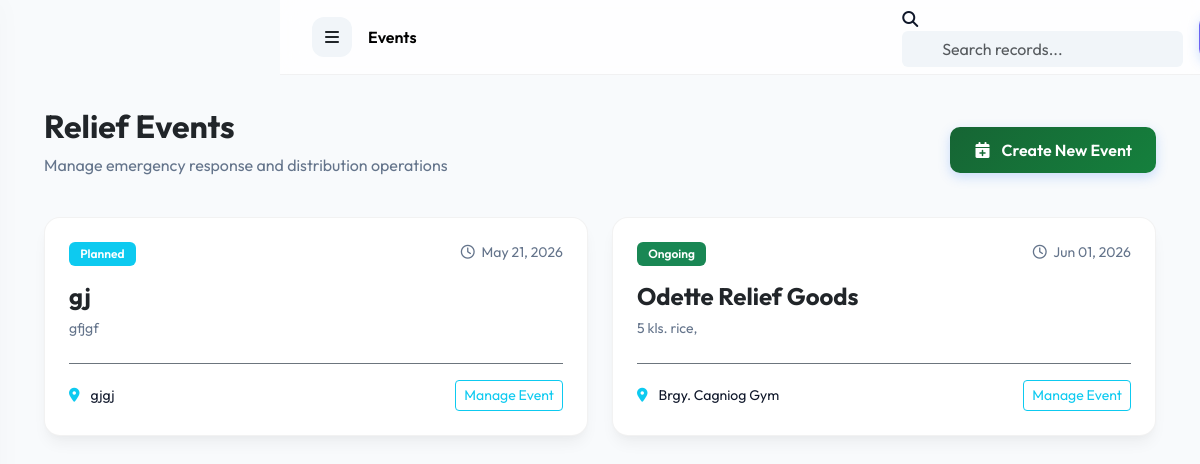
The app's page /events/ (signed in) with its own data.
### events/models.py (models this page shows, shortened)
class ReliefEvent(models.Model):
    STATUS_CHOICES = (
        ('PLANNED', 'Planned'),
        ('ONGOING', 'Ongoing'),
        ('COMPLETED', 'Completed'),
        ('CANCELLED', 'Cancelled'),
    )
    EVENT_TYPES = (
        ('FLOOD', 'Flood Relief'),
        ('TYPHOON', 'Typhoon Aid'),
        ('FIRE', 'Fire Victim Support'),
        ('EARTHQUAKE', 'Earthquake Response'),
        ('MEDICAL', 'Medical Outreach'),
        ('OTHER', 'Other Emergency'),
    )
    title = models.CharField(max_length=255)
    description = models.TextField()
    event_type = models.CharField(max_length=20, choices=EVENT_TYPES)
    location = models.CharField(max_length=255)
    start_date = models.DateTimeField()
    end_date = models.DateTimeField(null=True, blank=True)
    status = models.CharField(max_length=15, choices=STATUS_CHOICES, default='PLANNED')
    assigned_personnel = models.ManyToManyField('accounts.User', related_name='assigned_events')
    created_at = models.DateTimeField(auto_now_add=True)
    updated_at = models.DateTimeField(auto_now=True)

### events/views.py (the view)
# urls.py: path('', views.EventListView.as_view(), name='list'),
class EventListView(LoginRequiredMixin, ListView):
    model = ReliefEvent
    template_name = 'events/list.html'
    context_object_name = 'events'

### accounts/models.py (called while the page is built)
    def is_admin(self):
        return self.role == 'ADMIN' or self.is_superuser

### notifications/context_processors.py (called while the page is built)
def notifications_processor(request):
    if request.user.is_authenticated:
        unread_notifications = request.user.notifications.filter(is_read=False)[:5]
        unread_count = request.user.notifications.filter(is_read=False).count()
        return {
            'topbar_notifications': unread_notifications,
            'unread_notifications_count': unread_count
        }
    return {}

### templates/events/list.html (shortened to what this page needs)
{% extends 'base.html' %}
{% block content %}
<div class="container-fluid">
    <div class="row mb-4 align-items-center">
        <div class="col-md-6">
            <h2 class="fw-bold text-dark">Relief Events</h2>
            <p class="text-muted">Manage emergency response and distribution operations</p>
        </div>
        <div class="col-md-6 text-md-end">
            <a href="{% url 'events:add' %}" class="btn btn-primary-glass">
                <i class="fas fa-calendar-plus me-2"></i> Create New Event
            </a>
        </div>
    </div>
    <div class="row g-4">
        {% for event in events %}
        <div class="col-md-6">
            <div class="glass-card p-4">
                <div class="d-flex justify-content-between align-items-start mb-3">
                    <span class="badge {% if event.status == 'ONGOING' %}bg-success{% elif event.status == 'PLANNED' %}bg-info{% else %}bg-secondary{% endif %}">
                        {{ event.get_status_display }}
                    </span>
                    <span class="text-muted small"><i class="far fa-clock me-1"></i> {{ event.start_date|date:"M d, Y" }}</span>
                </div>
                <h4 class="fw-bold text-dark mb-2">{{ event.title }}</h4>
                <p class="text-muted small mb-4">{{ event.description|truncatechars:100 }}</p>
                <div class="d-flex justify-content-between align-items-center border-top border-secondary pt-3">
                    <div class="small">
                        <i class="fas fa-map-marker-alt text-info me-2"></i> {{ event.location }}
                    </div>
                    <a href="{% url 'events:detail' event.pk %}" class="btn btn-sm btn-outline-info">Manage Event</a>
                </div>
            </div>
        </div>
        {% empty %}
        <div class="col-md-12 text-center py-5 text-muted">No active relief events.</div>
        {% endfor %}
    </div>
</div>
{% endblock %}

### static/css/style.css (style rules this page uses)
:root { --primary-green: #166534; --primary-blue: #1d4ed8; --primary-red: #991b1b; --primary-yellow: #eab308; --primary-gradient: linear-gradient(135deg, #166534 0%, #15803d 100%); --secondary-gradient: linear-gradient(135deg, #1d4ed8 0%, #3b82f6 100%); --accent-gradient: linear-gradient(135deg, #991b1b 0%, #dc2626 100%); --sidebar-bg: #ffffff; --dark-bg: #f8fafc; --glass-bg: rgba(255, 255, 255, 0.7); --glass-border: rgba(0, 0, 0, 0.05); --text-main: #0f172a; --text-muted: #64748b; --card-shadow: 0 10px 15px -3px rgba(0, 0, 0, 0.05), 0 4px 6px -2px rgba(0, 0, 0, 0.02); }
body { background-color: var(--dark-bg) !important; color: var(--text-main) !important; font-family: 'Outfit', sans-serif !important; margin: 0; min-height: 100vh; }
h1, h2, h3, h4, h5, h6 { color: var(--text-main) !important; font-weight: 700 !important; }
.text-muted, .text-white-50 { color: var(--text-muted) !important; opacity: 1 !important; }
.glass-card { background: #ffffff; border: 1px solid var(--glass-border) !important; border-radius: 16px !important; box-shadow: var(--card-shadow) !important; }
.btn-primary-glass { background: var(--primary-gradient) !important; border: none !important; color: #fff !important; padding: 0.7rem 1.5rem !important; border-radius: 10px !important; font-weight: 600 !important; box-shadow: 0 4px 12px rgba(59, 130, 246, 0.25) !important; }
.badge { padding: 0.35rem 0.7rem !important; border-radius: 6px !important; font-weight: 600 !important; }

### templates/base.html (style rules this page uses)
:root { --sidebar-width: 280px; --topbar-height: 75px; --light-core: #ffffff; --body-bg: #f8fafc; }
body { background-color: var(--body-bg) !important; margin: 0; padding: 0; color: #0f172a !important; font-family: 'Outfit', sans-serif !important; }

### records on screen
ReliefEvent: status "Planned", start_date "May 21, 2026", title "gj", description "gfjgf", location "gjgj"
ReliefEvent: status "Ongoing", start_date "Jun 01, 2026", title "Odette Relief Goods", description "5 kls. rice,", location "Brgy. Cagniog Gym"

### other values on screen
{{ request.resolver_match.app_name|title }} "Events"
